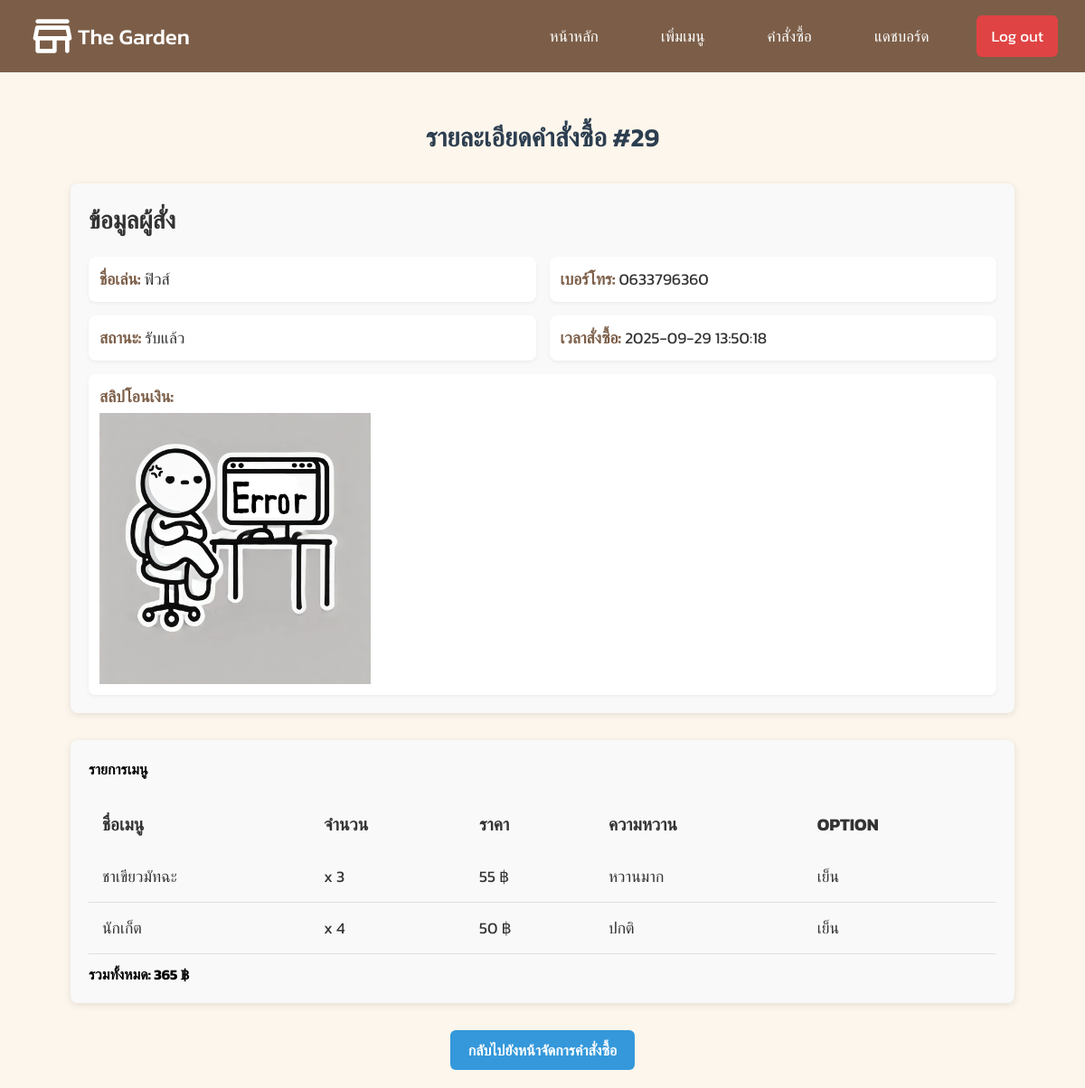
/order/29 (signed in), run on the app's committed database.
### tables this page shows
CREATE TABLE "orders" (
    id INTEGER UNIQUE,
    nickname TEXT NOT NULL,
    phone TEXT NOT NULL,
    note TEXT,
    cart_data TEXT,
    status TEXT,
    timestamp DATETIME,
    slip_filename TEXT, cancel_token TEXT,
    PRIMARY KEY(id)
);

### app.py (the view)
@app.route('/order/<int:order_id>')
def order_details(order_id):
    if session.get("role") != "owner":
        return "Unauthorized", 403
    db = get_db()
    order = db.execute("SELECT * FROM orders WHERE id = ?", (order_id,)).fetchone()
    if not order:
        return "ไม่พบคำสั่งซื้อ", 404
    cart = json.loads(order['cart_data'])
    total_price = sum(item['price'] * item['qty'] for item in cart)
    db.close()
    return render_template('order_details.html', order=order, cart=cart, total_price=total_price)

### app.py (called while the page is built)
def get_db():
    conn = sqlite3.connect(db_garden, timeout=10)
    conn.row_factory = sqlite3.Row
    return conn

### templates/order_details.html (shortened to what this page needs)
{% extends "layout.html" %}
{% block content %}
<div style="padding: 20px; box-sizing: border-box; max-width: 1200px; margin: 0 auto;">
  <h1 class="order-title">รายละเอียดคำสั่งซื้อ #{{ order['id'] }}</h1>
  <section class="order-info">
    <h4 class="section-title">ข้อมูลผู้สั่ง</h4>
    <div class="order-details" style="display: flex; flex-wrap: wrap; gap: 15px;">
      <div class="detail-item" style="flex: 1 1 45%;">
        <strong>ชื่อเล่น:</strong> {{ order['nickname'] }}
      </div>
      <div class="detail-item" style="flex: 1 1 45%;">
        <strong>เบอร์โทร:</strong> {{ order['phone'] }}
      </div>
      <div class="detail-item" style="flex: 1 1 45%;">
        <strong>สถานะ:</strong> {{ order['status'] }}
      </div>
      <div class="detail-item" style="flex: 1 1 45%;">
        <strong>เวลาสั่งซื้อ:</strong> {{ order['timestamp'] }}
      </div>
      {% if order['slip_filename'] %}
      <div class="detail-item" style="flex: 1 1 100%;">
        <strong>สลิปโอนเงิน:</strong>
        <img src="{{ url_for('static', filename='slips/' ~ order['slip_filename']) }}" alt="Slip"
          style="max-width:300px; display:block; margin-top:5px;">
      </div>
      {% endif %}
    </div>
  </section>
  <section class="order-items" style="margin-top: 20px;">
    <h4 class="section-title">รายการเมนู</h4>
    <div style="overflow-x: auto;">
      <table class="menu-table" style="width:100%; border-collapse: collapse;">
        <thead>
          <tr>
            <th>ชื่อเมนู</th>
            <th>จำนวน</th>
            <th>ราคา</th>
            <th>ความหวาน</th>
            <th>option</th>
          </tr>
        </thead>
        <tbody>
          {% for item in cart %}
          <tr class="menu-item">
            <td>{{ item['name'] }}</td>
            <td>x {{ item['qty'] }}</td>
            <td>{{ item['price'] }} ฿</td>
            <td>{{ item['sweetness'] if item['sweetness'] else 'ปกติ' }}</td>
            <td>{{ item['optionName'] if item['optionName'] else 'เย็น' }}</td>
          </tr>
          {% endfor %}
        </tbody>
      </table>
       <div style="text-align:left; font-weight: bold; margin-top: 10px;">
        รวมทั้งหมด: {{ total_price }} ฿
      </div>
    </div>
  </section>
  <div style="display: flex; justify-content: center; ">
    <a href="{{ url_for('manage_orders') }}"
      style="padding: 10px 20px; background-color: #3498db; color: white; border-radius: 6px; text-decoration: none; font-weight: 600;">
      กลับไปยังหน้าจัดการคำสั่งซื้อ
    </a>
  </div>
</div>
{% endblock %}

### static/style.css (style rules this page uses)
:root { --brown: #7C5E48; --cream: #FDF6EC; --white: #fff; --black: #808080; --brown-hover: #634a38; --blue: #262c91; --cream-li: #E8C39E; --red: #E53E3E; --color-font: #583E2C; --img-color: #A67C52; }
* { margin: 0; padding: 0; box-sizing: border-box; font-family: "Kanit", sans-serif; }
body { background-color: var(--cream); height: 100%; overflow-x: hidden; overflow-y: hidden; position: relative; }
strong { color: var(--brown); }
.order-title { font-size: 2rem; color: #2c3e50; text-align: center; margin-top: 40px; margin-bottom: 30px; font-weight: 600; }
.order-info { margin: 30px auto; padding: 20px; background-color: #f9f9f9; border-radius: 8px; box-shadow: 0 2px 8px rgba(0, 0, 0, 0.1); width: 90%; max-width: 1200px; }
.order-info .section-title { font-size: 1.7rem; font-weight: bold; color: #333; margin-bottom: 20px; }
.order-info .order-details { display: flex; flex-wrap: wrap; gap: 15px; }
.order-info .detail-item { background-color: #ffffff; border-radius: 8px; padding: 12px; width: 48%; font-size: 1.1rem; color: #333; box-shadow: 0 2px 4px rgba(0, 0, 0, 0.05); }
.order-items { margin: 30px auto; padding: 20px; background-color: #f9f9f9; border-radius: 8px; box-shadow: 0 2px 8px rgba(0, 0, 0, 0.1); width: 90%; max-width: 1200px; }
.order-items .menu-table { width: 100%; border-collapse: collapse; margin-top: 20px; }
.order-items .menu-table th, .order-items .menu-table td { padding: 15px; text-align: left; }
.order-items .menu-table th { background-color: #f9f9f9; color: #333; font-weight: bold; font-size: 1.2rem; text-transform: uppercase; border: bottom 1px solid #b7b7b7; }
.order-items .menu-table td { font-size: 1.1rem; color: #333; border-bottom: 1px solid #e1e1e1; }
.order-title { font-size: 2rem; color: #2c3e50; text-align: center; margin-top: 30px; margin-bottom: 20px; font-weight: 600; }
.order-title { font-size: 1.8em; margin-bottom: 20px; }

### static/login.css (style rules this page uses)
:root { --brown:#7C5E48; --cream:#FDF6EC; --white:#fff; --black:#808080; --brown-hover:#634a38; --blue:#262c91; }
* { margin: 0; padding: 0; box-sizing: border-box; font-family: "Kanit", sans-serif; }

### templates/order_details.html (style rules this page uses)
html, body { height: auto !important; overflow-y: auto !important; }

### data on the page
orders: id "29", nickname "ฟิวส์", phone "0633796360", status "รับแล้ว", timestamp "2025-09-29 13:50:18", slip_filename (picture)

### other printed values
{{ item['name'] }} "ชาเขียวมัทฉะ" "นักเก็ต"
{{ item['qty'] }} "3" "4"
{{ item['price'] }} "55" "50"
{{ item['sweetness'] if item['sweetness'] else 'ปกติ' }} "หวานมาก" "ปกติ"
{{ item['optionName'] if item['optionName'] else 'เย็น' }} "เย็น" "เย็น"
{{ total_price }} "365"
